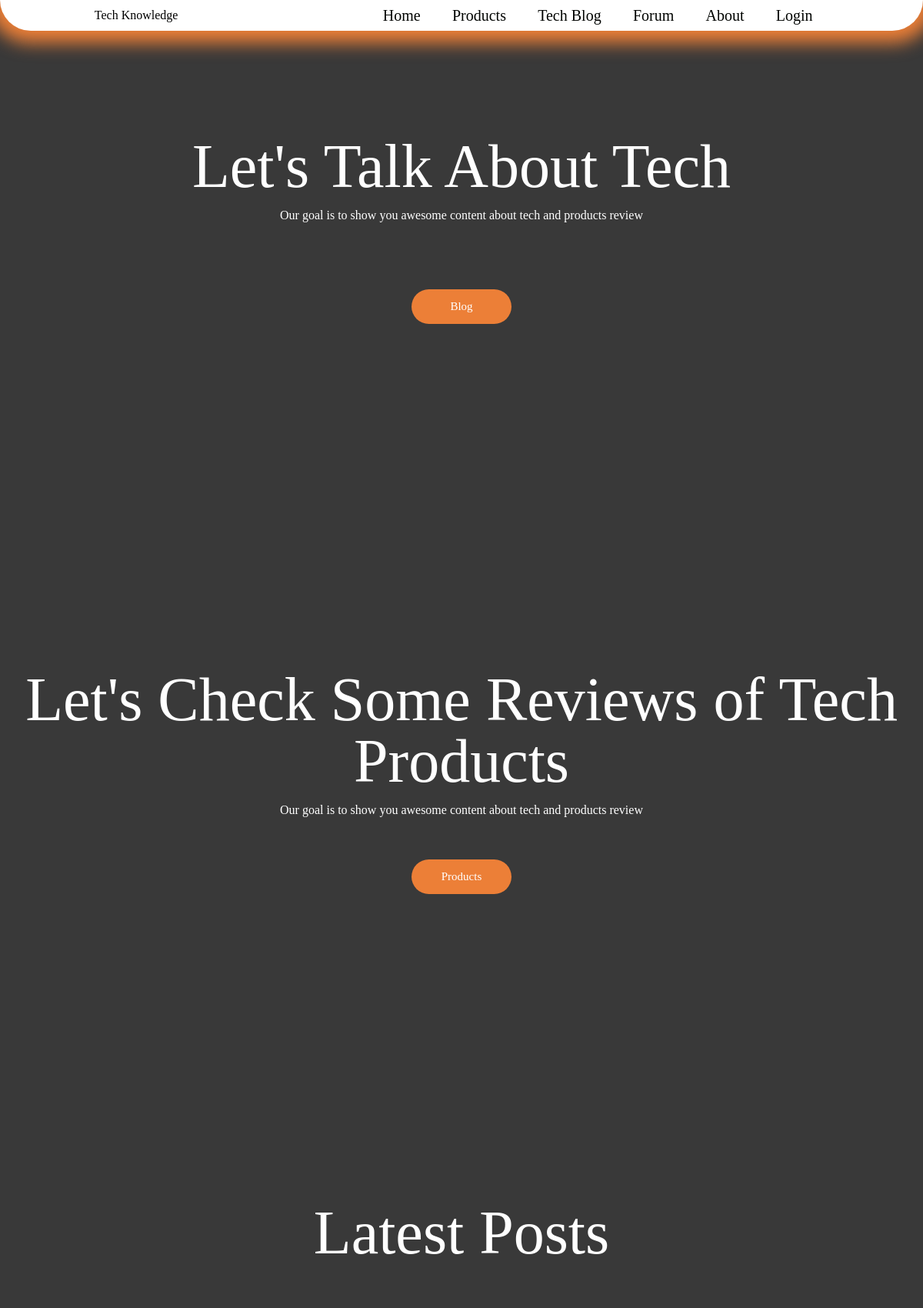
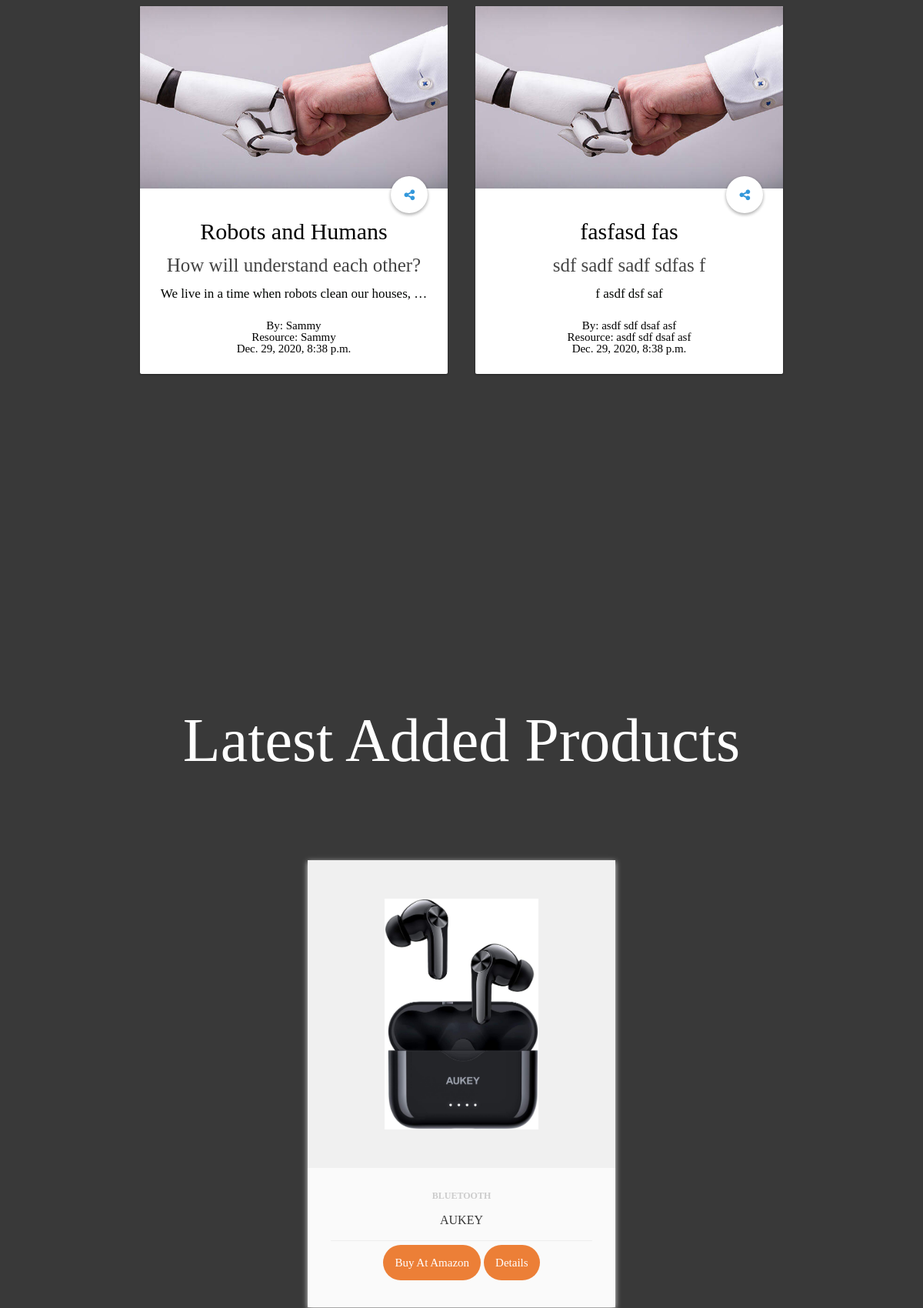
The page / (upper part) on the database its author committed (2 pictures, top to bottom).
### blog_app/models.py (models this page shows)
class Blog(models.Model):
    post_image = models.ImageField(upload_to='post_image')
    title = models.CharField(max_length=30)
    description = models.TextField()
    content = models.TextField()
    date = datetime.now()
    created_by = models.CharField(max_length=50)
    resources = models.CharField(max_length=100)

### product_app/models.py (models this page shows)
class Products(models.Model):
    image_product = models.ImageField(upload_to='image_products')
    brand_product = models.CharField(max_length=50)
    about_product = models.TextField()
    colour = models.CharField(max_length=30)
    model_name = models.CharField(max_length=100)
    more_details = models.TextField()
    category = models.CharField(max_length=50)
    link_product_amazon = models.URLField()

### landing_app/views.py (the view)
# urls.py: path('', index, name='index'),
def index(request):
    blog_post = Blog.objects.all()
    product = Products.objects.all()
    return render(request, 'index.html', {'blogs': blog_post, 'product': product})

### templates/index.html (shortened to what this page needs)
{% extends 'common/site.html' %}
{% load static %}
{% block style %}
    <link rel="stylesheet" type="text/css" href="{% static 'css/product.css' %}">
    <link rel="stylesheet" type="text/css" href="{% static 'css/blog.css' %}">
{% endblock %}
{% block site_content %}
    <div class="content">
        <div class="box-one">
            <h1>Let's Talk About Tech</h1>
            <br>
            <p>Our goal is to show you awesome content about tech and products review </p>
            <br>
            <br>
            <br>
            <br>
            <a class="button" style="width: 100px;" href="{% url 'blog' %}">Blog</a>
        </div>
        <br>
        <br>
        <br>
        <br>
        <div class="box-two">
            <h1>Let's Check Some Reviews of Tech Products</h1>
            <br>
            <p>Our goal is to show you awesome content about tech and products review </p>
            <br>
            <br>
            <a style="width: 100px;" href="{% url 'products' %}" class="button">Products</a>
        </div>
        <br>
        <div class="box-three">
            <h1>Latest Posts</h1>
            <br>
            <div class="container">
                {% for post in blogs %}
                    <div class="wrapper">
                        <div class="card radius shadowDepth1">
                            <div class="card__image border-tlr-radius">
                                <img src="{{ post.post_image.url }}" alt="image" class="border-tlr-radius">
                            </div>
                            <div class="card__content card__padding">
                                <div class="card__share">
                                    <a id="share" class="share-toggle share-icon" href="#"></a>
                                </div>
                                <div class="card__meta" style="margin-top: 15px;">
                                    <a style="font-size: 30px;"
                                       href="{% url 'blog details' post.pk %}">{{ post.title }}</a>
                                    <br>
                                    <br>
                                </div>
                                <article class="card__article">
                                    <h2 style="font-size: 25px;"><a
                                            href="{% url 'blog details' post.pk %}">{{ post.description }}</a></h2>
                                    <br>
                                    <p class="content-post">{{ post.content|safe|truncatewords:10 }}</p>
                                </article>
                            </div>
                            <div class="card__action">
                                <div class="card__author">
                                    <div class="card__author-content">
                                        By: <a href="#">{{ post.created_by }}</a>
                                        <br>
                                        Resource: <a href="#">{{ post.created_by }}</a>
                                        <br>
                                        <time>{{ post.date }}</time>
                                    </div>
                                </div>
                            </div>
                        </div>
                    </div>
                {% endfor %}
            </div>
        </div>
        <div class="box-three">
            <h1>Latest Added Products</h1>
            <br>
            <div class="container">
                {% for item in product %}
                    <div class="product-card">
                        <div class="product-tumb">
                            <img src="{{ item.image_product.url }}" alt="">
                        </div>
                        <div class="product-details">
                            <span class="product-catagory">{{ item.category }}</span>
                            <h4><a href="">{{ item.brand_product }}</a></h4>
                            <div class="product-bottom-details">
                                <a class="button" href="{{ item.link_product_amazon }}">Buy At Amazon</a>
                                <a class="button" href="{% url 'product details' item.id %}">Details</a>
                            </div>
                        </div>
                    </div>
                {% endfor %}
            </div>
        </div>
        <br>
    </div>
{% endblock %}

### static/css/product.css (style rules this page uses)
.container { text-align: -webkit-center; text-align: -moz-center; }
.product-card { box-shadow: 0 2px 7px #dfdfdf; margin: 100px auto; background: #fafafa; display: inline-table; width: 400px; }
.product-tumb { display: flex; align-items: center; justify-content: center; height: 300px; padding: 50px; background: #f0f0f0; }
.product-tumb img { max-width: 100%; max-height: 100%; }
.product-details { padding: 30px; }
.product-catagory { display: block; font-size: 12px; font-weight: 700; text-transform: uppercase; color: #ccc; margin-bottom: 18px; }
.product-details h4 a { font-weight: 500; display: block; margin-bottom: 18px; text-transform: uppercase; color: #363636; text-decoration: none; transition: 0.3s; }
.product-bottom-details { overflow: hidden; border-top: 1px solid #eee; padding-top: 20px; padding-bottom: 20px; }

### static/css/blog.css (style rules this page uses)
a { text-decoration: none; color: #3498db; }
h2 { line-height: 1.2; margin-bottom: 1.6rem; }
.wrapper { max-width: 400px; margin: 50px auto; padding-left: 1em; padding-right: 1em; display: inline-flex; }
.border-tlr-radius { border-top-left-radius: 2px; border-top-right-radius: 2px; }
.radius { border-radius: 2px; }
.shadowDepth1 { box-shadow: 0 1px 3px rgba(0, 0, 0, 0.12), 0 1px 2px rgba(0, 0, 0, 0.24); }
.card { background-color: #fff; margin-bottom: 1.6rem; }
.card__padding { padding: 1.6rem; }
.card__image { min-height: 100px; background-color: #eee; }
.card__image img { width: 100%; max-width: 100%; display: block; }
.card__content { position: relative; }
.content-post { color: #000300; font-size: 17px; }
.card__article a { text-decoration: none; color: #444; transition: all 0.5s ease; }
.card__action { overflow: hidden; padding-right: 1.6rem; padding-left: 1.6rem; padding-bottom: 1.6rem; }
.card__author img, .card__author-content { display: inline-block; vertical-align: middle; font-size: 15px; }
.card__share { float: right; position: relative; margin-top: -42px; }
.share-toggle { z-index: 2; }
.share-toggle:before { content: "\f1e0"; color: #3498db; font-family: 'FontAwesome'; }
.share-icon { display: inline-block; width: 48px; height: 48px; line-height: 48px; text-align: center; border-radius: 50%; background-color: #fff; transition: all 0.3s ease; outline: 0; box-shadow: 0 2px 4px rgba(0, 0, 0, 0.12), 0 2px 4px rgba(0, 0, 0, 0.24); }

### static/css/clear.css (style rules this page uses)
html, body, div, span, applet, object, iframe, h1, h2, h3, h4, h5, h6, p, blockquote, pre, a, abbr, acronym, address, big, cite, code, del, dfn, em, img, ins, kbd, q, s, samp, small, strike, strong, sub, sup, tt, var, b, u, i, center, dl, dt, dd, ol, ul, li, fieldset, form, label, legend, table, caption, tbody, tfoot, thead, tr, th, td, article, aside, canvas, details, embed, figure, figcaption, footer, header, hgroup, menu, nav, output, ruby, section, summary, time, mark, audio, video { margin: 0; padding: 0; border: 0; color: black; font-size: 100%; font: inherit; text-decoration: none; vertical-align: baseline; }
article, aside, details, figcaption, figure, footer, header, hgroup, menu, nav, section { display: block; }
body { line-height: 1; }

### static/css/main.css (style rules this page uses)
html { scroll-behavior: smooth; }
body { background-color: #393939; }
.content { margin-top: 20vh; }
.content h1, p { color: white; }
.content h1 { font-size: 80px; text-align: center; }
.box-one, .box-two, .box-three { text-align-last: center; display: grid; }
.box-two, .box-three { margin-top: 30%; }
.button { padding: 15px; text-align: center; width: fit-content; width: -moz-fit-content; margin: 24px auto; font-size: 15px; background-color: #ec7f37; border-radius: 50px; color: white; border: none; }

### rows shown on the page
Blog: post_image (picture), title "Robots and Humans", description "How will understand each other?", content "We live in a time when robots clean our houses, …", created_by "Sammy", date "Dec. 29, 2020, 8:38 p.m."
Blog: post_image (picture), title "fasfasd fas", description "sdf sadf sadf sdfas f", content "f asdf dsf saf", created_by "asdf sdf dsaf asf", date "Dec. 29, 2020, 8:38 p.m."
Products: image_product (picture), category "BLUETOOTH", brand_product "AUKEY"
